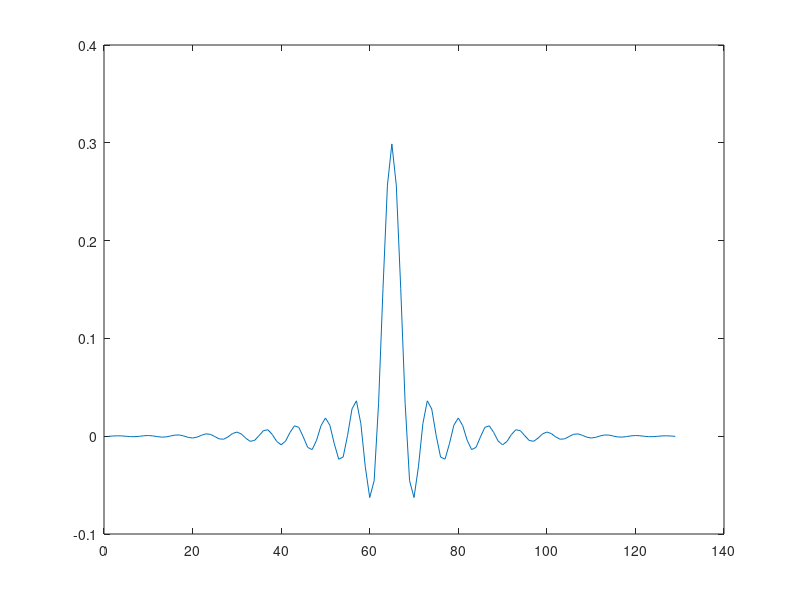

MATLAB code for this plot: (Note: this script raises an error after producing the figure.)
%% Exploration of fir1 and the DTFT

h = fir1(128,0.3);
figure(1);
plot(h);

H = plotdtft(h,2);

hshift = zeros(1,length(h));
modFreq = 0.8;
for k = 1:length(h)
    hshift(k) = h(k)*exp(-1i*k*modFreq*2*pi);
end



HS = plotdtft(hshift,10);

x = (1+erf((0:255)-128))/2;
figure(3);
plot(x);

X = plotdtft(x,4);

rex = real(X);
rim = imag(X);

figure(5);
stem3(rex,imx,1:256);

y = conv(x,real(hshift));
figure(6);
plot(y);

Y = plotdtft(y,7);
